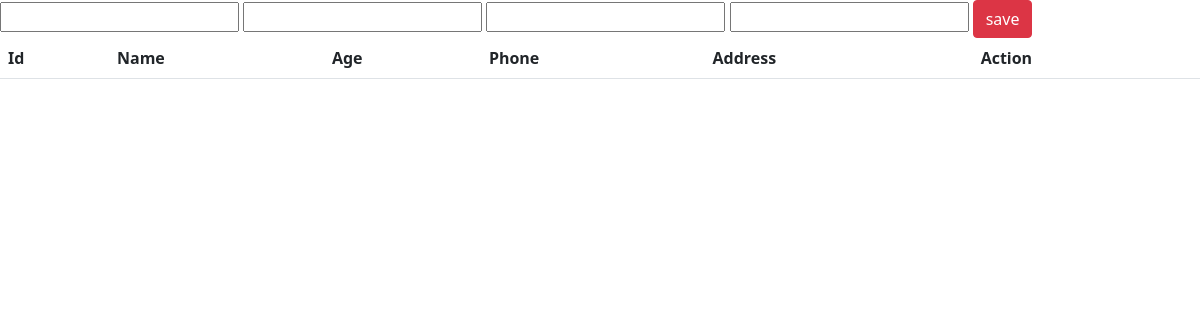
Before: / with the older database file.
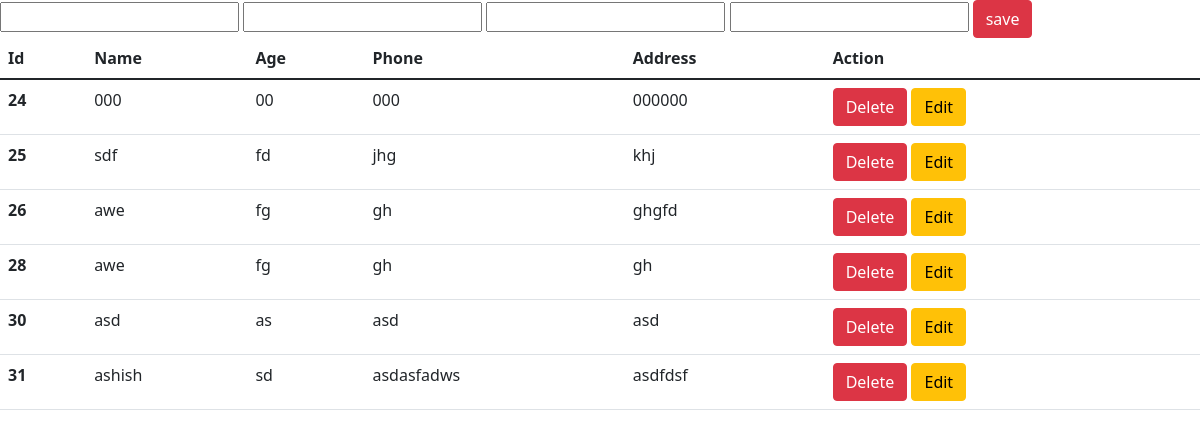
After: the same page with the newer database file.
### App/models.py (models this page shows)
class bas_db(models.Model):
    name=models.CharField(max_length=20)
    age=models.CharField(max_length=2)
    phone=models.CharField(max_length=20)
    address=models.CharField(max_length=50)

### App/views.py (the view, shortened to what this page needs)
# urls.py: path('',views.index,name='index'),
def index(request):
    db=bas_db.objects.all()
    form=bas_form()
    context={}
    context["db"]=db
    context["form"]=form
    return render(request,'index.html',context)

### App/forms.py
class bas_form(forms.ModelForm):
    class Meta:
        model=bas_db
        fields='__all__'

### App/templates/index.html (shortened to what this page needs)
<!doctype html>
<html lang="en">
  <head>
    <link href="https://cdn.jsdelivr.net/npm/bootstrap@5.1.3/dist/css/bootstrap.min.css" rel="stylesheet">
  </head>
  <body>
    <form method="POST" action="{%url 'index'%}">
     {% if not form.instance.id %}
     {% include 'save.html' %}
     {% endif%}
    <table class="table">
        <thead>
          <tr>
            <th scope="col">Id</th>
            <th scope="col">Name</th>
            <th scope="col">Age</th>
            <th scope="col">Phone</th>
            <th scope="col">Address</th>
            <th scope="col">Action</th>
          </tr>
        </thead>
        <tbody>
            {% for i in db %}
            {% if form.instance.id == i.id %}
            {% include 'save.html' %}
            {%else%}
          <tr>
            <th scope="row">{{i.id}}</th>
            <td>{{i.name}}</td>
            <td>{{i.age}}</td>
            <td>{{i.phone}}</td>
            <td>{{i.address}}</td>
            <td><button formnovalidate class="btn btn-danger" name="delete" value="{{i.id}}">Delete</button>
                <button formnovalidate class="btn btn-warning" value="{{i.id}}" name="edit">Edit</button></td>
          </tr>
          {%endif%}
         {%endfor%}
        </tbody>
      </table>
    </form>
  </body>
</html>

### App/templates/save.html
{%for fields in form%}
<td>{{fields}}</td>
{%endfor%}
<td > <button  class="btn btn-danger" name="submit" value="{{i.id}}">save</button></td>

Changed rows visible on the page:
added bas_db: id "24", name "000", age "00", phone "000", address "000000"
added bas_db: id "25", name "sdf", age "fd", phone "jhg", address "khj"
added bas_db: id "26", name "awe", age "fg", phone "gh", address "ghgfd"
added bas_db: id "28", name "awe", age "fg", phone "gh", address "gh"
added bas_db: id "30", name "asd", age "as", phone "asd", address "asd"
added bas_db: id "31", name "ashish", age "sd", phone "asdasfadws", address "asdfdsf"
